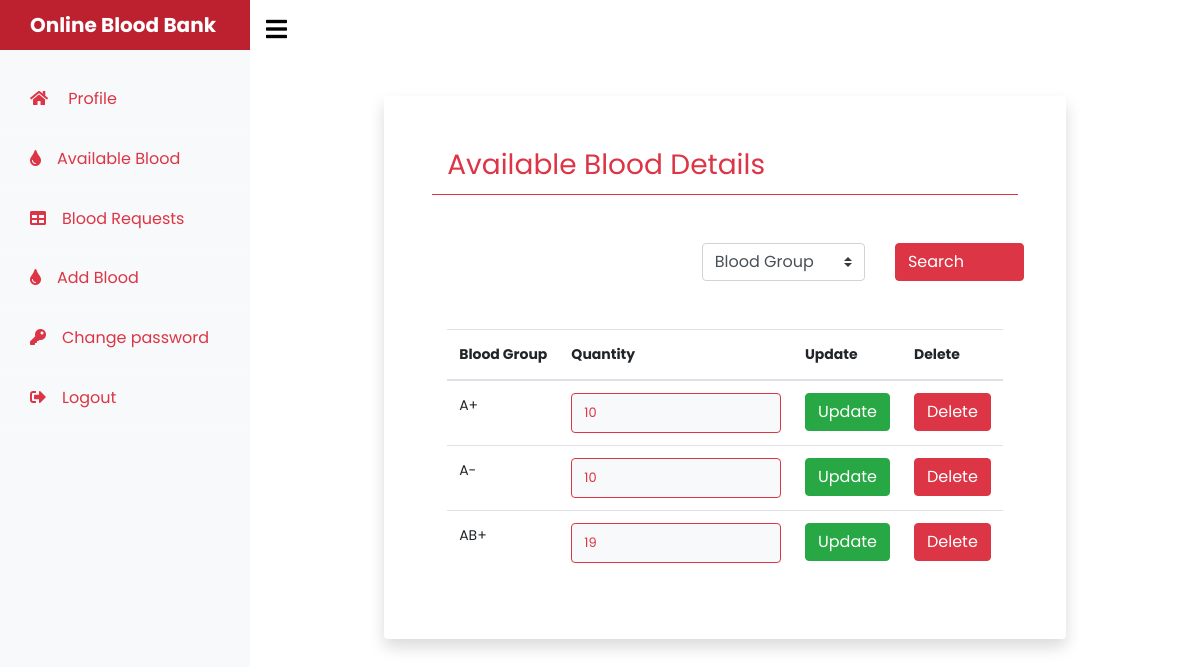
Screenshot of /Hospital/availableBlood.php (signed in) with the database file from the repository.
### tables this page shows
CREATE TABLE `availableblood` (
  `sno` int(11) NOT NULL,
  `hospital` int(11) NOT NULL,
  `bloodGroup` varchar(4) NOT NULL,
  `quantity` int(11) NOT NULL
);

### Hospital/availableBlood.php (the view, shortened to what this page needs)
<?PHP
include './../includes/databaseConnection.php';
?>
<!doctype html>
<html lang="en">
<head>
	<link rel="stylesheet" href="https://cdnjs.cloudflare.com/ajax/libs/font-awesome/5.15.3/css/all.min.css" />
	<link rel="stylesheet" href="./../assets/css/style.css"> </head>
<body>
	<div class="wrapper d-flex align-items-stretch ">
		<?PHP include './includes/header.php';?>
		<div id="content" class="p-4 p-md-5 pt-5">
			<div class="container ">
				<div class="row justify-content-md-center">
					<div class="col-md-10">
						<div class="container overflow-hidden mt-5 p-5 bg-white rounded text-white shadow rounded bg-body">
							<div class="container border-bottom border-danger mb-5">
								<div class="head  mt-0 pl-0">
									<h3 class="text-danger fw-bold large">Available Blood Details</h3>
								</div>
							</div>
							<div class="row justify-content-md-center mb-5">
								<div class="col col-lg-12">
									<div class="container">
										<form method="post" action="<?php echo $_SERVER['PHP_SELF']; ?>">
											<div class="row float-right ">
												<div class="col-sm-7">
													<select name="bloodGroup" class=" custom-select" aria-label="Default select example">
														<option selected value="">Blood Group</option>
													</select>
												</div>
												<div class="col-sm-2">
													<input name="SearchBlood" type="submit" class="btn btn-danger" value="Search           " /> </div>
											</div>
										</form>
									</div>
								</div>
							</div>
							<div class="col col-lg-12">
                                <div class="table-responsive">
                                    <table class="table">
                                        <thead>
                                            <tr class="p-2">
                                                <th scope="col">Blood&nbspGroup</th>
                                                <th scope="col">Quantity</th>
                                                <th scope="col">Update</th>
                                                <th scope="col">Delete</th>
                                            </tr>
                                        </thead>
                                        <tbody>
                                        <?PHP
                                            $selectBloodQuery = "
                                                SELECT * FROM `availableblood` WHERE `quantity` != '0'
                                            ";
                                            $selectBloodSql = mysqli_query($connect,$selectBloodQuery);
                                            if (mysqli_num_rows($selectBloodSql) != 0) {
                                                while ($selectBloodRow = mysqli_fetch_array($selectBloodSql)) {
                                                ?>
                                                <tr class="p-2">
                                                    <td><?PHP echo $selectBloodRow['bloodGroup'];?></td>
                                                    <form method="post" action="<?php echo $_SERVER['PHP_SELF']; ?>">
                                                        <td>
                                                            <input type="number" name="quantity" value="<?PHP echo $selectBloodRow['quantity'];?>" class='form-select form-control bg-light text-danger border border-danger'/>
                                                        </td>
                                                        <td><button type="submit" name="updateQuantity" class="btn btn-success">Update</button></td>
                                                        <td><button type="submit" name="deleteInfo"class="btn btn-danger">Delete</button></td>
                                                    </form>
                                                </tr>
                                            <?PHP } }else { ?>
                                                <tr class="p-2 text-center">
                                                    <th colspan='6'><span class="btn btn-danger btn-sm ">No Data found</span></th>
                                                </tr>
                                            <?PHP } ?>
                                        </tbody>
                                    </table>
                                </div>
							</div>
						</div>
					</div>
				</div>
			</div>
		</div>
	</div>
</body>
</html>

### rows the page displays
availableblood: bloodGroup "A+", quantity "10"
availableblood: bloodGroup "A-", quantity "10"
availableblood: bloodGroup "AB+", quantity "19"
